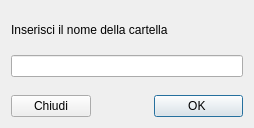
<?xml version="1.0" encoding="UTF-8"?>
<ui version="4.0">
 <class>SetName</class>
 <widget class="QDialog" name="SetName">
  <property name="geometry">
   <rect>
    <x>0</x>
    <y>0</y>
    <width>254</width>
    <height>128</height>
   </rect>
  </property>
  <property name="windowTitle">
   <string>Dialog</string>
  </property>
  <property name="locale">
   <locale language="Italian" country="Italy"/>
  </property>
  <layout class="QGridLayout" name="gridLayout">
   <item row="0" column="0">
    <spacer name="verticalSpacer_3">
     <property name="orientation">
      <enum>Qt::Vertical</enum>
     </property>
     <property name="sizeHint" stdset="0">
      <size>
       <width>20</width>
       <height>40</height>
      </size>
     </property>
    </spacer>
   </item>
   <item row="1" column="0" colspan="3">
    <widget class="QLabel" name="label">
     <property name="maximumSize">
      <size>
       <width>16777215</width>
       <height>30</height>
      </size>
     </property>
     <property name="text">
      <string>Inserisci il nome della cartella</string>
     </property>
    </widget>
   </item>
   <item row="2" column="0">
    <spacer name="verticalSpacer_2">
     <property name="orientation">
      <enum>Qt::Vertical</enum>
     </property>
     <property name="sizeHint" stdset="0">
      <size>
       <width>20</width>
       <height>40</height>
      </size>
     </property>
    </spacer>
   </item>
   <item row="3" column="0" colspan="3">
    <widget class="QLineEdit" name="lineEdit">
     <property name="maxLength">
      <number>30</number>
     </property>
    </widget>
   </item>
   <item row="4" column="0">
    <spacer name="verticalSpacer">
     <property name="orientation">
      <enum>Qt::Vertical</enum>
     </property>
     <property name="sizeHint" stdset="0">
      <size>
       <width>20</width>
       <height>40</height>
      </size>
     </property>
    </spacer>
   </item>
   <item row="5" column="0">
    <widget class="QPushButton" name="Close">
     <property name="text">
      <string>Chiudi</string>
     </property>
     <property name="autoDefault">
      <bool>false</bool>
     </property>
    </widget>
   </item>
   <item row="5" column="2">
    <widget class="QPushButton" name="OK">
     <property name="text">
      <string>         OK          </string>
     </property>
     <property name="checkable">
      <bool>false</bool>
     </property>
     <property name="default">
      <bool>true</bool>
     </property>
     <property name="flat">
      <bool>false</bool>
     </property>
    </widget>
   </item>
   <item row="5" column="1">
    <spacer name="horizontalSpacer">
     <property name="orientation">
      <enum>Qt::Horizontal</enum>
     </property>
     <property name="sizeHint" stdset="0">
      <size>
       <width>40</width>
       <height>20</height>
      </size>
     </property>
    </spacer>
   </item>
  </layout>
 </widget>
 <resources/>
 <connections/>
</ui>
